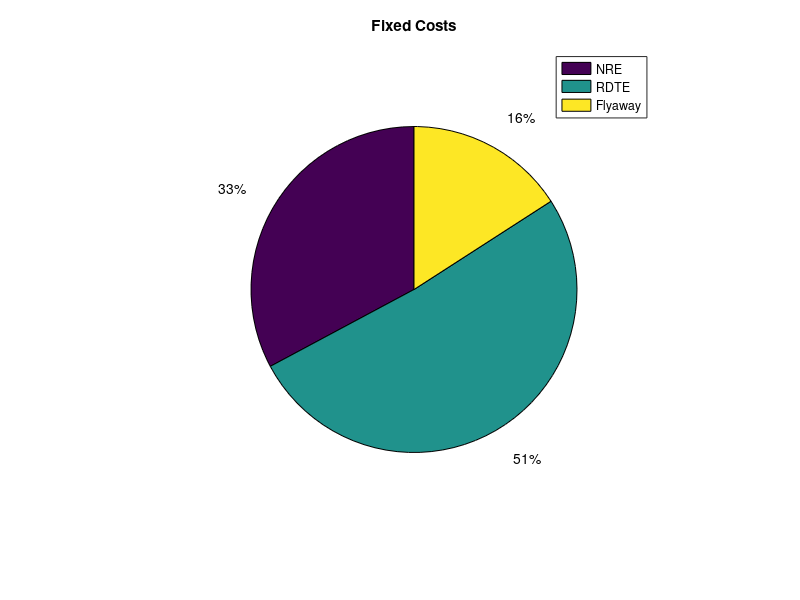
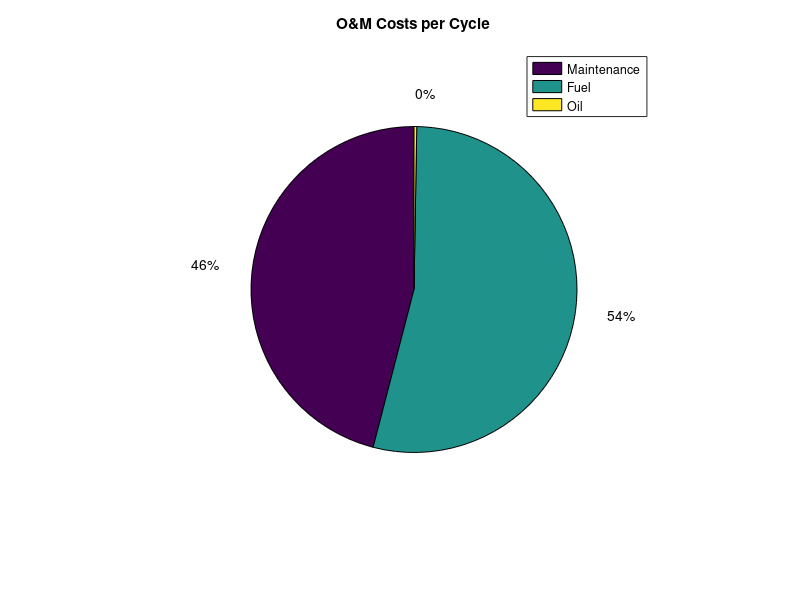

The MATLAB source for these figures, in order:
%% Cost Analysis for the Ky-11 

  

%The cost analysis for the Ky-11 is divided into three categories: 

    %[1] Fixed Costs 

         %NRE 

         %RDTE 

         %Flyaway 

    %[2] Unit Cost 

    %[3] Annual O&M Costs 

         %Fuel 

         %Oil 

         %Maintenance 

         %Crew 

    %[4] O&M Cycle Costs 

         %Fuel 

         %Oil 

         %Maintenance 

  

%X = [NRE;RDTE;FA; UNIT; FUEL;OIL;MAIN;CREW; FUEL;OIL;MAIN]; 

          

%Standard Parameters of the Ky-11 

We   = 16711;    %[lb]  %empty weight 

Q    = 50;              %production quantity (per RFP) 

FTA  = 4;               %flight-test aircraft (2-6) 

Neng = 2*Q;             %number of engines  

Tmax = 2*6300;   %[lbf] %max thrust 

Mmax = .877;     %[M]   %max mach number (at dive) 

V    = Mmax*667; %[kn]  %max velocity (at dive) 

Tin  = 2911;     %[R]   %turbine inlet temp 

  

%Wrap Rates (hourly rate) 

Re    = 115;                 %[$/hr] %engineering 

Rt    = 118;                 %[$/hr] %tooling 

Rq    = 108;                 %[$/hr] %quality control 

Rm    = 98;                  %[$/hr] %manufacturing 

Rmain = mean([Re;Rt;Rq;Rm]); %[$/hr] %maintenance  

  

%Non-Reoccuring Expenses (NRE) 

He = 4.86*We^.777*V^.894*Q^.163;   %[hr] %engineering hours (NRE) 

Ht = 5.99*We^.777*V^.696*Q^.263;   %[hr] %tooling hours     (NRE) 

Ce=Re*He; 

Ct=Rt*Ht; 

Cd = 91.3*We^.63*V^1.3;            %[$]  %developement cost (NRE) 

Cf = 2498*We^.325*V^.822*FTA^1.21; %[$]  %flight test cost  (NRE) 

  

NRE = (Ce+Ct+Cd+Cf);               %[$]  %total NRE 

  

X(1,1) = NRE; 

  

%DAPCA IV Cost Model 

Hm    = 7.37*We^.82*V^.484*Q^.641;      %[hr] %manufacturing hours 

Hq    = .133*Hm;                           %[hr] %quality control hours 

FHYR  = 1200;                           %[hr] %flight hours/year (per RFP) 

BHYR  = FHYR/2;                         %[hr] %block hours/year 

Cm    = 22.1*We^.921*V^.621*Q^.799;     %[$]  %material cost 

Ceng  = 2.5*10^6;                       %[$]  %honeywell F124 cost 

Cav   = 6000*We; %[4000-8000]           %[$]  %avionics cost 

  

%Research, Developement, Testing, & Experimentation (RDTE) 

RDTE = He*Re+Ht*Rt+Hm*Rm+Hq*Rq+Cd+Cf; %[$ 2012] 

  

X(2,1) = RDTE; 

  

%Flyaway 

FA = Cm+Ceng*Neng+Cav; %[$ 2012] 

  

X(3,1) = FA; 

  

%Unit Price 

Cunit = (RDTE+FA)/Q; %[$ 2012] 

Cunit = Cunit*1.15;  %[$ 2012] %spares 

  

X(4,1) = Cunit; 

  

%Operations & Maintenance Cost  

  

%Maintenance 

MMHFH   = 8; %(6-10)                 %maintenance man hours/flight hour 

FHCY    =1;                         %[hr]     hours/cycle 

MMHCY   = MMHFH;                  %[hr]     maintenance man hours/cycle 

MMHYR   = MMHFH*FHYR;                %[hr/yr]  maintenance man hours/year 

CmainYR = MMHYR*mean([Re;Rt;Rq;Rm])+(He*Re+Ht*Rt+Hm*Rm+Hq*Rq)/Q; %[$ 2012] maintenance cost/year 

Cmain   = MMHCY*mean([Re;Rt;Rq;Rm]); %[$ 2012] maintenance cost/cycle 

  

X(5,1)  = CmainYR; 

X(8,1) = Cmain; 

  

%Crew Salary  

%Ccrew = 2*(70.4*(V*(25333)/10^5)^(.3)+168.8)*BHYR; %($)  

  

%X(6,1) = Ccrew; 

  

%Fuel 

f_m  = 25333-20171; %[lb]     %mass of fuel used for one cycle 

f_d  = 7;           %[lb/gal] %density of fuel used 

f_v  = f_m/f_d;     %[gal]    %volume of fuel used 

Cf   = 1.58*f_v;      %[$ 2021] %cost of fuel used for one cycle 

CfYR = Cf*(FHYR/FHCY); 

  

X(6,1)  = CfYR; 

X(9,1) = Cf; 

  

%Oil 

Coil   = Cf*.005;     %[$ 2021] %cost of oil used in one cycle 

CoilYR = Coil*(FHYR/FHCY); 

  

X(7,1)  = CoilYR; 

X(10,1) = Coil; 

  

X(1:5,1) = X(1:5,1)*1.1345; 

X(8,1)   = X(8,1)*1.1345; 

X(1:7,1) = X(1:7,1)/10^6; 

  

fprintf('Fixed Costs\n') 

fprintf('NRE [$mi] = %g\n',X(1)) 

fprintf('RDTE [$mi] = %g\n',X(2)) 

fprintf('Flyaway [$mi] = %g\n',X(3)) 

fprintf('\n') 

fprintf('Unit Cost [$mi] = %g\n', X(4)) 

fprintf('\n') 

%fprintf('O&M per Year\n') 

%fprintf('Maintenance [$mi] = %g\n', X(5)) 

%fprintf('Crew Salary [$mi] = %g\n', X(6)) 

%fprintf('Fuel [$mi] = %g\n', X(6)) 

%fprintf('Oil [$mi] = %g\n', X(7)) 

%fprintf('\n') 

fprintf('O&M per Cycle\n') 

fprintf('Maintenance [$] = %g\n',X(8)) 

fprintf('Fuel [$] = %g\n', X(9)) 

fprintf('Oil [$] = %g\n', X(10)) 

  

figure(1) 

pie(X(1:3)) 

title('Fixed Costs') 

legend('NRE','RDTE','Flyaway') 

  

figure(2) 

pie(X(5:7)) 

title('O&M Costs per Year') 

legend('Maintenance','Fuel','Oil') 

  

figure(2) 

pie(X(8:10)) 

title('O&M Costs per Cycle') 

legend('Maintenance','Fuel','Oil') 
